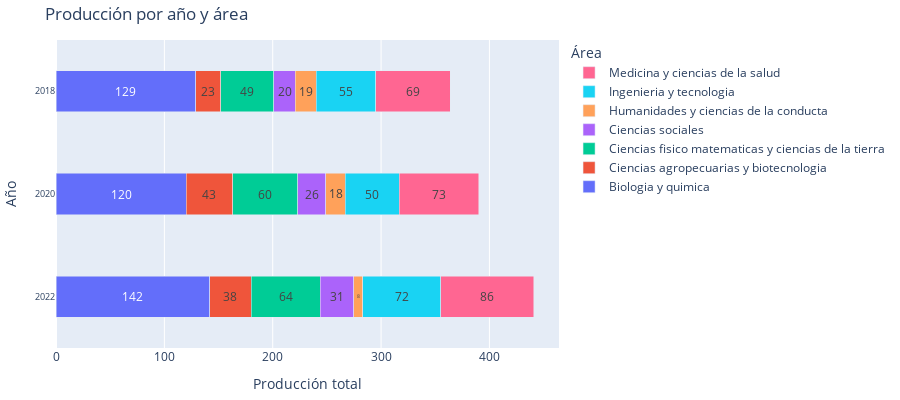

The cell this chart's notebook holds for it:
### Markdown cell above
Graficamos los primeros años de cada periodo. Obtendremos el gráfico con los años 2018, 2020 y 2022.

### Code cell
grafico_produccion(df_area_año, ['2022','2020','2018'])

### Figure 1 — Plotly figure (JSON) as saved in the notebook; plotly's stock layout.template omitted (floating-point values rounded to 4 significant figures)
{"data": [{"insidetextanchor": "middle", "marker": {"color": "#636EFA"}, "name": "Biologia y quimica", "orientation": "h", "text": [142, 120, 129], "textposition": "inside", "type": "bar", "x": [142, 120, 129], "y": ["2022", "2020", "2018"]}, {"insidetextanchor": "middle", "marker": {"color": "#EF553B"}, "name": "Ciencias agropecuarias y biotecnologia", "orientation": "h", "text": [38, 43, 23], "textposition": "inside", "type": "bar", "x": [38, 43, 23], "y": ["2022", "2020", "2018"]}, {"insidetextanchor": "middle", "marker": {"color": "#00CC96"}, "name": "Ciencias fisico matematicas y ciencias de la tierra", "orientation": "h", "text": [64, 60, 49], "textposition": "inside", "type": "bar", "x": [64, 60, 49], "y": ["2022", "2020", "2018"]}, {"insidetextanchor": "middle", "marker": {"color": "#AB63FA"}, "name": "Ciencias sociales", "orientation": "h", "text": [31, 26, 20], "textposition": "inside", "type": "bar", "x": [31, 26, 20], "y": ["2022", "2020", "2018"]}, {"insidetextanchor": "middle", "marker": {"color": "#FFA15A"}, "name": "Humanidades y ciencias de la conducta", "orientation": "h", "text": [8, 18, 19], "textposition": "inside", "type": "bar", "x": [8, 18, 19], "y": ["2022", "2020", "2018"]}, {"insidetextanchor": "middle", "marker": {"color": "#19D3F3"}, "name": "Ingenieria y tecnologia", "orientation": "h", "text": [72, 50, 55], "textposition": "inside", "type": "bar", "x": [72, 50, 55], "y": ["2022", "2020", "2018"]}, {"insidetextanchor": "middle", "marker": {"color": "#FF6692"}, "name": "Medicina y ciencias de la salud", "orientation": "h", "text": [86, 73, 69], "textposition": "inside", "type": "bar", "x": [86, 73, 69], "y": ["2022", "2020", "2018"]}], "layout": {"bargap": 0.6, "barmode": "stack", "height": 400, "legend": {"title": {"text": "Área"}}, "margin": {"b": 40, "l": 40, "r": 10, "t": 40}, "title": {"text": "Producción por año y área"}, "xaxis": {"title": {"text": "Producción total"}}, "yaxis": {"automargin": true, "tickangle": 0, "tickfont": {"size": 9}, "tickmode": "array", "tickvals": ["2022", "2020", "2018"], "title": {"text": "Año"}}}}
